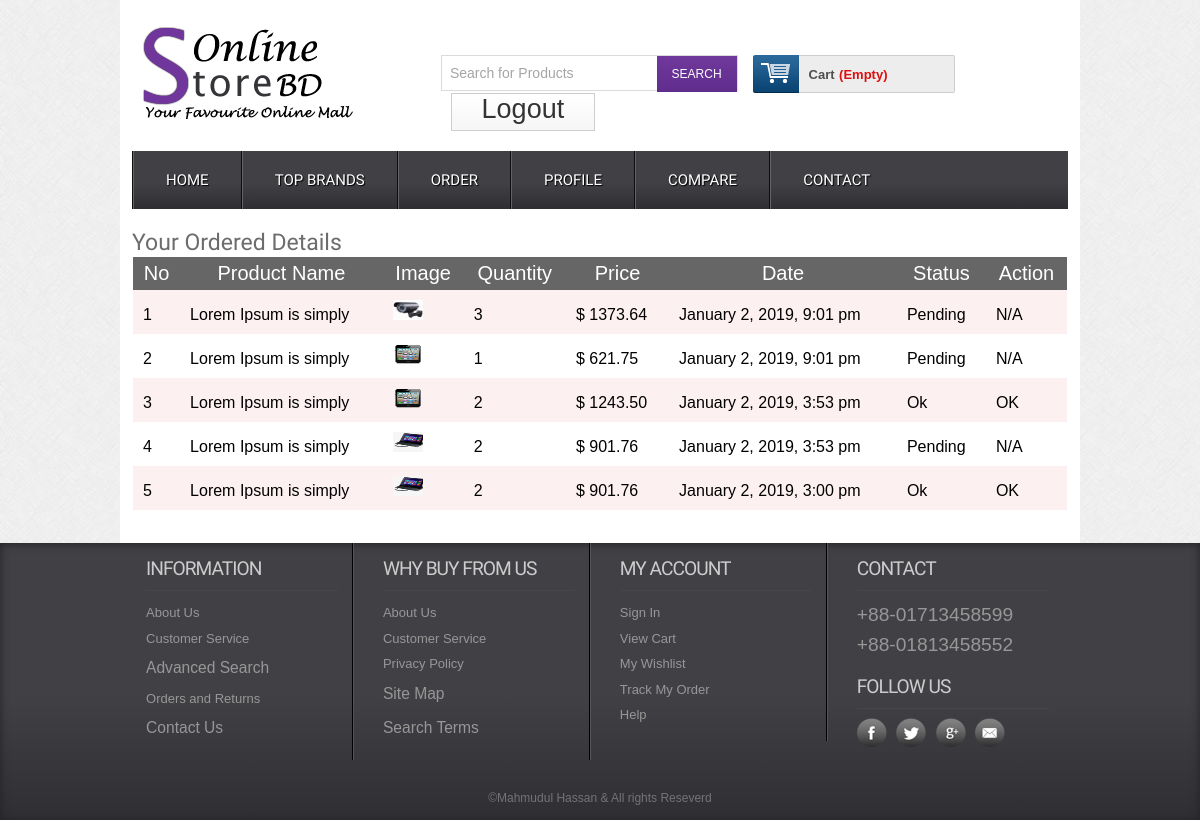
/orderdetails.php (signed in), run on the app's committed database.
### tables this page shows
CREATE TABLE IF NOT EXISTS `tbl_order` (
  `id` int(11) NOT NULL AUTO_INCREMENT,
  `cmrId` int(11) NOT NULL,
  `productId` int(11) NOT NULL,
  `productName` varchar(255) NOT NULL,
  `quantity` int(11) NOT NULL,
  `price` float(10,2) NOT NULL,
  `image` varchar(255) NOT NULL,
  `date` datetime NOT NULL DEFAULT CURRENT_TIMESTAMP,
  `status` int(11) NOT NULL DEFAULT '0',
  PRIMARY KEY (`id`)
);

### classes/Cart.php (called while the page is built, shortened)
<?php
	$filepath = realpath(dirname(__FILE__));
	include_once ($filepath.'/../lib/Database.php');
	include_once ($filepath.'/../helpers/Format.php');
?>
<?php
	class Cart{
		private $db;
		public function __construct(){
			$this->db = new Database();
		}
		public function getOrderProduct($cmrId){
			$query 	= "SELECT * FROM tbl_order WHERE cmrId = '$cmrId' ORDER BY date DESC";
			$result = $this->db->select($query);
			return $result;
		}
	}
?>

### lib/Database.php (called while the page is built, shortened)
<?php
  Class Database{
     public $host   = DB_HOST;
     public $user   = DB_USER;
     public $pass   = DB_PASS;
     public $dbname = DB_NAME;
     public $link;
    private function connectDB(){
       $this->link = new mysqli($this->host, $this->user, $this->pass,
        $this->dbname);
     }
    public function select($query){
        $result = $this->link->query($query) or
         die($this->link->error.__LINE__);
        if($result->num_rows > 0){
          return $result;
        } else {
          return false;
        }
     }
  }

### lib/Session.php (called while the page is built, shortened)
<?php
	class Session{
		public static function get($key){
			if (isset($_SESSION[$key])) {
				return $_SESSION[$key];
			} else{
				return false;
			}
		}
	}
?>

### helpers/Format.php (called while the page is built, shortened)
<?php
class Format{
	public function formatDate($data){
		return date('F j, Y, g:i a', strtotime($data));
	}
}
?>

### orderdetails.php (the view, shortened to what this page needs)
<?php include 'inc/header.php'; ?>
 <div class="main">
    <div class="content">
		<div class="section group">
			<div class="order">
				<h2>Your Ordered Details</h2>
				<table class="tblone">
					<tr>
						<th>No</th>
						<th>Product Name</th>
						<th>Image</th>
						<th>Quantity</th>
						<th>Price</th>
						<th>Date</th>
						<th>Status</th>
						<th>Action</th>
					</tr>
				<?php
					$cmrId = Session::get("cmrId");
					$getOrder = $ct->getOrderProduct($cmrId);
					if ($getOrder) {
						$i = 0;
						while ($result = $getOrder->fetch_assoc()) {
							$i++;
				?>
					<tr>
						<td><?php echo $i; ?></td>
						<td><?php echo $result['productName']; ?></td>
						<td><img src="admin/<?php echo $result['image']; ?>" alt=""/></td>
						<td><?php echo $result['quantity']; ?></td>
						<td>$ <?php
						$total = $result['price'];
						echo $total;
						?></td>
						<td><?php echo $fm->formatDate($result['date']); ?></td>
						<td>
						<?php
							if ($result['status'] == '0') {
								echo "Pending";
							} elseif ($result['status'] == '1') {
								echo "Shifted";
							} else {
								echo "Ok";
							}
						?>
						</td>
						<?php if ($result['status'] == '1') { ?>
							<td><a href="?customerId=<?php echo $cmrId; ?>&price=<?php echo $result['quantity']; ?>&time=<?php echo $result['date']; ?>&prodId=<?php echo $result['productId']; ?>">Confirm</a></td>
						<?php } elseif ($result['status'] == '2') { ?>
							<td>OK</td>
						<?php } elseif ($result['status'] == '0') { ?>
							<td>N/A</td>
						<?php } ?>
					</tr>
				<?php } } ?>
				</table>
			</div>
		</div>
    </div>
 </div>
<?php include 'inc/footer.php'; ?>

### css/style.css (style rules this page uses)
html,body,div,span,applet,object,iframe,h1,h2,h3,h4,h5,h6,p,blockquote,pre,a,abbr,acronym,address,big,cite,code,del,dfn,em,img,ins,kbd,q,s,samp,small,strike,strong,sub,sup,tt,var,b,u,i,dl,dt,dd,ol,nav ul,nav li,fieldset,form,label,legend,table,caption,tbody,tfoot,thead,tr,th,td,article,aside,canvas,details,embed,figure,figcaption,footer,header,hgroup,menu,nav,output,ruby,section,summary,time,mark,audio,video { margin:0;padding:0;border:0;font-size:100%;font:inherit;vertical-align:baseline; }
table { border-collapse:collapse;border-spacing:0; }
img { max-width:100%; }
body { font-family:Arial, Helvetica, sans-serif; background:url(../images/body_bg3.jpg); }
.section { clear: both; padding: 0px; margin: 0px; }
.group:before, .group:after { content:""; display:table; }
.group:after { clear:both; }
.group { zoom:1; }
.content { padding:20px 0; background:#FFF; }
.content h2 { font-size:23px; color:#6C6C6C; font-family: 'Monda', sans-serif; }
.tblone { border: 1px solid #fff; margin-bottom: 12px; width: 100%; }
.tblone th { background: #666 none repeat scroll 0 0; color: #fff; font-size: 20px; padding: 5px 8px; text-align: center; }
.tblone td { padding:10px;text-align:center; }
table.tblone tr:nth-child(2n+1) { background:#fff;height:30px; }
table.tblone tr:nth-child(2n) { background:#fdf0f1;height:30px; }
table.tblone img { height: 20px; width: 30px; }

### orderdetails.php (style rules this page uses)
.tblone tr td { text-align: justify; }

### data on the page
tbl_order: productName "Lorem Ipsum is simply", image (picture), quantity "3", price "1373.64", date "January 2, 2019, 9:01 pm", status "Pending"
tbl_order: productName "Lorem Ipsum is simply", image (picture), quantity "1", price "621.75", date "January 2, 2019, 9:01 pm", status "Pending"
tbl_order: productName "Lorem Ipsum is simply", image (picture), quantity "2", price "1243.50", date "January 2, 2019, 3:53 pm", status "Ok"
tbl_order: productName "Lorem Ipsum is simply", image (picture), quantity "2", price "901.76", date "January 2, 2019, 3:53 pm", status "Pending"
tbl_order: productName "Lorem Ipsum is simply", image (picture), quantity "2", price "901.76", date "January 2, 2019, 3:00 pm", status "Ok"
